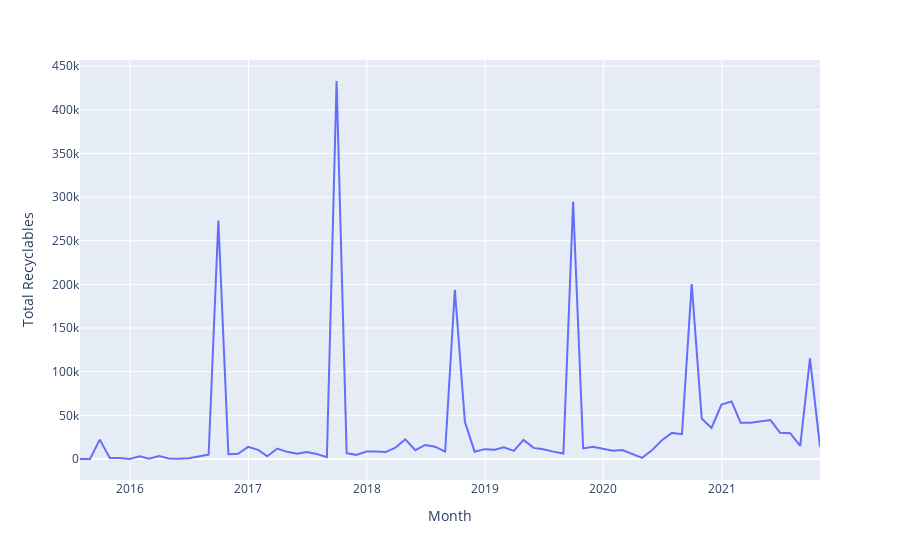

Notebook code cell kept with this figure:
### Code cell
# df2 = df.groupby('Month, Year').agg('sum')
per_month = df.set_index('Cleanup Timestamp').groupby(pd.Grouper(freq='M'))['Total Recyclables'].sum()

x = per_month.index
y = per_month.values

df2 = pd.DataFrame({'Month': x, 'Total Recyclables': y})

fig = px.line(df2, x='Month', y='Total Recyclables')
fig.show()
